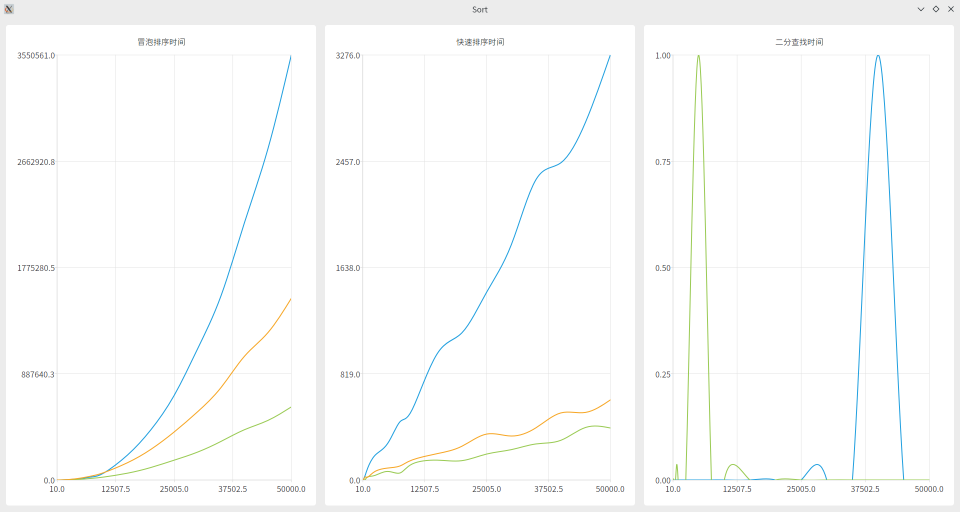
#> input picture DataStruct/Chapter5-Homework/Chart.png, 1920 x 1023 px (shown at 1/2 size)
$ python -i model_utils.py   (imports and definitions only)
#> lines starting #> are read from the running program, lines starting #| are printed output that depends on the picture
import os
import numpy as np
from PIL import Image


def crop(img: Image.Image, crop: int = 178):
    width, height = img.size
    left = (width - crop) / 2
    top = (height - crop) / 2
    right = (width + crop) / 2
    bottom = (height + crop) / 2

    img = img.crop((left, top, right, bottom))
    return img


def resize(img: Image.Image, size: int = 128):
    w, h = img.size
    img = img.resize((size, size), Image.BILINEAR)
    return img


def transpose(img: Image.Image):
    img = np.asarray(img)
    img = img.transpose((2, 0, 1))  # (H,W,ch) -> (ch,H,W)
    img = img / 128.0 - 1.0
    return img


# PIL 读取图片，生成的给生成器 PIX STAR
def preprocess_img(img: Image.Image, resize_to: int = 128, crop_to: int = None, P: bool = False) -> np.ndarray:
    if crop_to is not None:
        img = crop(img, crop=crop_to)
    img = resize(img, resize_to)
    res = img.convert("P") if P else transpose(img)
    return res


def save_image(x, name, label, dst, mode=None):
    _, C, H, W = x.shape
    x = x.reshape(C, H, W)
    x = x.transpose(1, 2, 0)
    if C == 1:
        x = x.reshape((1 * H, 1 * W))
    else:
        x = x.reshape((1 * H, 1 * W, C))

    preview_path = dst + '/image_{}_{}.png'.format(name, label)
    if not os.path.exists(dst):
        os.makedirs(dst)
    img = Image.fromarray(x, mode=mode).convert('RGB')
    img.save(preview_path)
    return img

>>> from PIL import Image
>>> picture = Image.open('../../DataStruct/Chapter5-Homework/Chart.png')
#> picture is the input picture: PIL image 1920x1023 RGB; mean R, G, B 251.2, 251.7, 251.5
>>> result = preprocess_img(picture)
#> in resize, `img = img.resize((size, size), Image.BILINEAR)`:
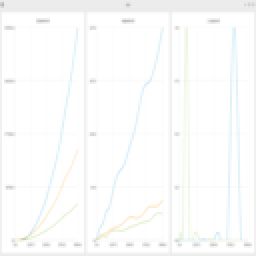
#> img: PIL image 128x128 RGB (shown 2 times larger); mean R, G, B 251.2, 251.7, 251.5
